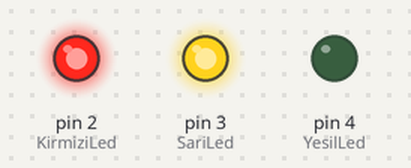
Simulated run of this sketch. Board: Arduino Uno, built with avr-gcc and run on an emulated ATmega328P. Shown: output pins drawn as LEDs (lit = HIGH).

Above: at 0.2 s.
At 0.7 s:
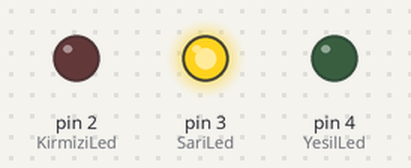
At 2.7 s:
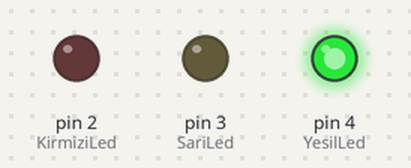
Timing chart, 0 to 3.5 s (numbered marks = the images above):
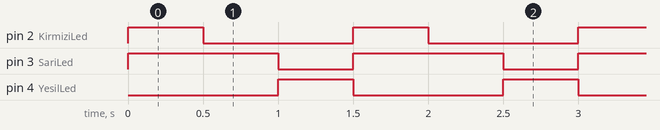

Measured:
- by itself, pin 2 (KirmiziLed), pin 4 (YesilLed): alternates HIGH for 0.50 s and LOW for 1.0 s
- by itself, pin 3 (SariLed): alternates HIGH for 1.0 s and LOW for 0.50 s
- by itself, everything shown: repeats every 1.5 s, in 3 steps

The sketch:

led.ino
```cpp
int KirmiziLed=2; //Kırmızı ledin bağlı olduğu pin numarasını KirmiziLed adlı değişkene aktardık.
int SariLed=3; //Sarı ledin bağlı olduğu pin numarasını SariLed adlı değişkene aktardık.
int YesilLed=4; //Yeşil ledin bağlı olduğu pin numarasını YesilLed adlı değişkene aktardık.

void setup() {
pinMode(KirmiziLed, OUTPUT); //Kırmızı ledin olduğu (2 numaları) pini çıkış pini olarak belirttik.
pinMode(SariLed, OUTPUT); //Sarı ledin olduğu (3 numaları) pini çıkış pini olarak belirttik.
pinMode(YesilLed, OUTPUT); //Yeşil ledin bağlı olduğu (4 numaları) pini çıkış pini olarak belirttik.
}

void loop() {
  digitalWrite(KirmiziLed, HIGH);
  digitalWrite(SariLed, HIGH); //3 led'e aynı anda güç vererk yakıyoruz.
  digitalWrite(YesilLed, LOW);

  delay(500); // 1saniye bekletiyoruz.

  digitalWrite(KirmiziLed, LOW);
  digitalWrite(SariLed, HIGH); //Ledlerin gücünü keserek söndürüyoruz.
  digitalWrite(YesilLed, LOW);

  delay(500); // 1 saniye bekletiyoruz.
  digitalWrite(KirmiziLed, LOW);
  digitalWrite(SariLed, LOW); //Ledlerin gücünü keserek söndürüyoruz.
  digitalWrite(YesilLed, HIGH);
 delay(500);
}
```
